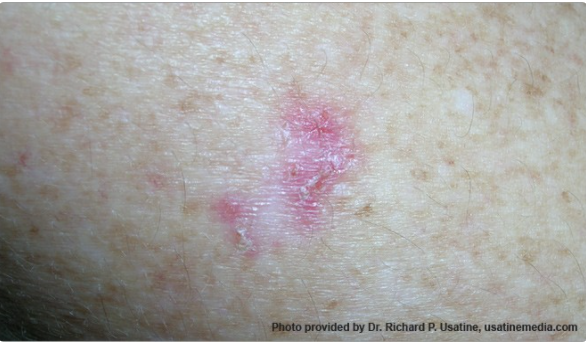
#> input picture algorithm-prototyping/images/test2.png, 586 x 342 px, found by its file name
$ jupyter execute 4HistogramEqualization.ipynb
#> lines starting #> are read from the running program, lines starting #| are printed output that depends on the picture
[cell 1]
import matplotlib
import matplotlib.pyplot as plt
import matplotlib.image as mpimg
import numpy as np

from skimage import data, img_as_float
from skimage import exposure


matplotlib.rcParams['font.size'] = 8


def plot_img_and_hist(image, axes, bins=256):
    """Plot an image along with its histogram and cumulative histogram.

    """
    image = img_as_float(image)
    ax_img, ax_hist = axes
    ax_cdf = ax_hist.twinx()

    # Display image
    ax_img.imshow(image, cmap=plt.cm.gray)
    ax_img.set_axis_off()

    # Display histogram
    ax_hist.hist(image.ravel(), bins=bins, histtype='step', color='black')
    ax_hist.ticklabel_format(axis='y', style='scientific', scilimits=(0, 0))
    ax_hist.set_xlabel('Pixel intensity')
    ax_hist.set_xlim(0, 1)
    ax_hist.set_yticks([])

    # Display cumulative distribution
    img_cdf, bins = exposure.cumulative_distribution(image, bins)
    ax_cdf.plot(bins, img_cdf, 'r')
    ax_cdf.set_yticks([])

    return ax_img, ax_hist, ax_cdf

[cell 2]
#convert to black and white
from PIL import Image
image_file = Image.open(r'C:\Users\Noelle\Documents\school\iqp\AI repo\histogram_equalization\algorithm-prototyping\images\test2.png') # open colour image
#> image_file is the input picture: PIL image 586x342 RGBA; mean R, G, B, A 165.2, 162.2, 159.7, 255
image_file = image_file.convert('1') # convert image to black and white
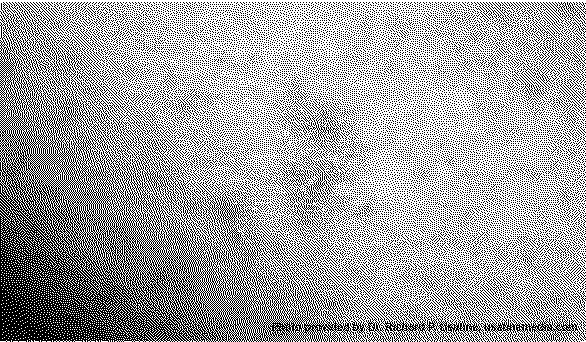
#> image_file: PIL image 586x342 1; 63.7% white; black in thin lines or dots
image_file.save('result.png')

# Load an example image
img = mpimg.imread('result.png')
#> img: shape (342, 586) float32; values 0 (black) and 1 (white), 63.7% white; black in thin lines or dots
# img = data.moon()

# Contrast stretching
p2, p98 = np.percentile(img, (2, 98))
#> p2 = 0; p98 = 1
img_rescale = exposure.rescale_intensity(img, in_range=(p2, p98))

# Equalization
img_eq = exposure.equalize_hist(img)

# Adaptive Equalization
img_adapteq = exposure.equalize_adapthist(img, clip_limit=0.03)

[cell 3]
# Display results
fig = plt.figure(figsize=(8, 5))
axes = np.zeros((2, 4), dtype=np.object)
axes[0, 0] = fig.add_subplot(2, 4, 1)
for i in range(1, 4):
    axes[0, i] = fig.add_subplot(2, 4, 1+i, sharex=axes[0,0], sharey=axes[0,0])
for i in range(0, 4):
    axes[1, i] = fig.add_subplot(2, 4, 5+i)

ax_img, ax_hist, ax_cdf = plot_img_and_hist(img, axes[:, 0])
#> in plot_img_and_hist, `img_cdf, bins = exposure.cumulative_distribution(image, bins)`: img_cdf = 256 values from 0.363 to 1; bins = 256 values from 0.00195 to 0.998
ax_img.set_title('Low contrast image')

y_min, y_max = ax_hist.get_ylim()
#> y_min = 0; y_max = 134056.6
ax_hist.set_ylabel('Number of pixels')
ax_hist.set_yticks(np.linspace(0, y_max, 5))

ax_img, ax_hist, ax_cdf = plot_img_and_hist(img_rescale, axes[:, 1])
ax_img.set_title('Contrast stretching')

ax_img, ax_hist, ax_cdf = plot_img_and_hist(img_eq, axes[:, 2])
ax_img.set_title('Histogram equalization')

ax_img, ax_hist, ax_cdf = plot_img_and_hist(img_adapteq, axes[:, 3])
ax_img.set_title('Adaptive equalization')

ax_cdf.set_ylabel('Fraction of total intensity')
ax_cdf.set_yticks(np.linspace(0, 1, 5))

# prevent overlap of y-axis labels
fig.tight_layout()
plt.show()
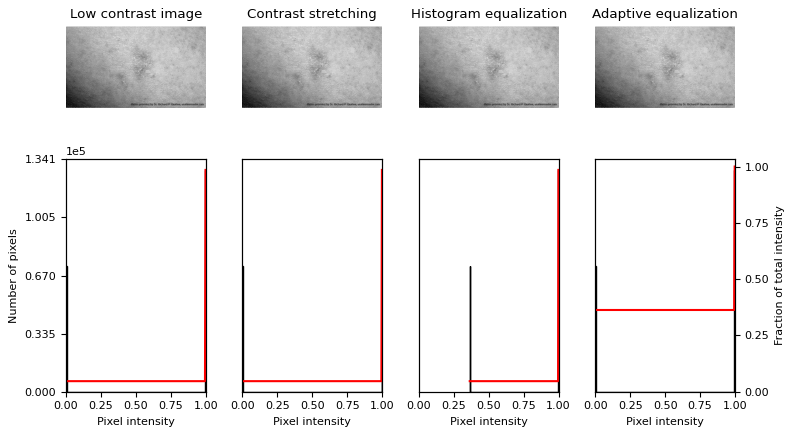
#> figure drawn by matplotlib, 12 panels; panel 12: curve peaks at x = 0.998, y = 1

$ run again, with algorithm-prototyping/images/test1.png copied over algorithm-prototyping/images/test2.png
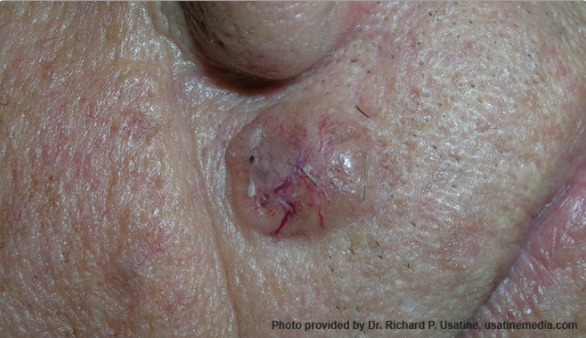
#> input picture algorithm-prototyping/images/test1.png, 586 x 338 px, found by its file name
#> image_file is the input picture: PIL image 586x338 RGBA; mean R, G, B, A 130.4, 116.6, 112.5, 255
#> `image_file = image_file.convert('1')`:
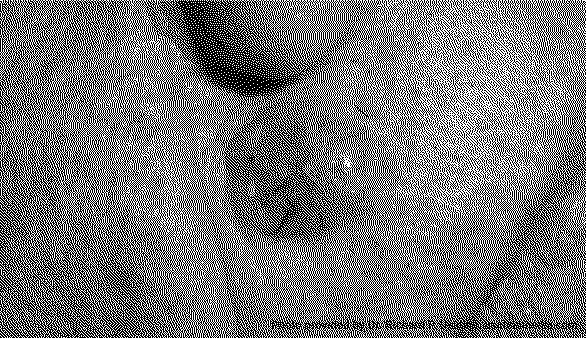
#> image_file: PIL image 586x338 1; 46.9% white in thin lines or dots
#> img: shape (338, 586) float32; values 0 (black) and 1 (white), 46.9% white in thin lines or dots
#> p2 = 0; p98 = 1
#> img_eq: shape (338, 586) float32; values 0.531 (black) and 1 (white), 46.9% white in thin lines or dots
#> img_cdf = 256 values from 0.531 to 1; bins = 256 values from 0.00195 to 0.998
#> y_min = 0; y_max = 110366.6

$ run again, with algorithm-prototyping/images/test4.png copied over algorithm-prototyping/images/test2.png
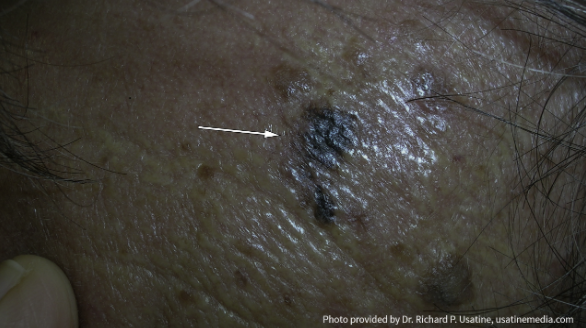
#> input picture algorithm-prototyping/images/test4.png, 586 x 328 px, found by its file name
#> image_file is the input picture: PIL image 586x328 RGBA; mean R, G, B, A 65.1, 62.2, 56.1, 255
#> `image_file = image_file.convert('1')`:
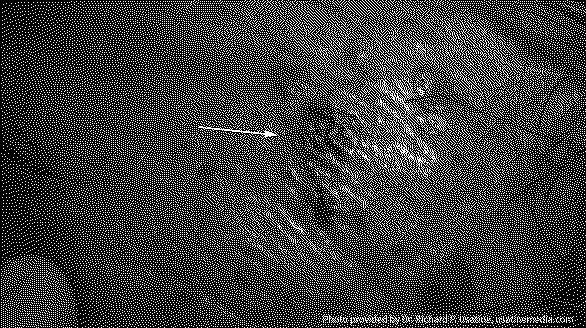
#> image_file: PIL image 586x328 1; 24.1% white in thin lines or dots
#> img: shape (328, 586) float32; values 0 (black) and 1 (white), 24.1% white in thin lines or dots
#> p2 = 0; p98 = 1
#> img_eq: shape (328, 586) float32; values 0.759 (black) and 1 (white), 24.1% white in thin lines or dots
#> img_cdf = 256 values from 0.759 to 1; bins = 256 values from 0.00195 to 0.998
#> y_min = 0; y_max = 153133
